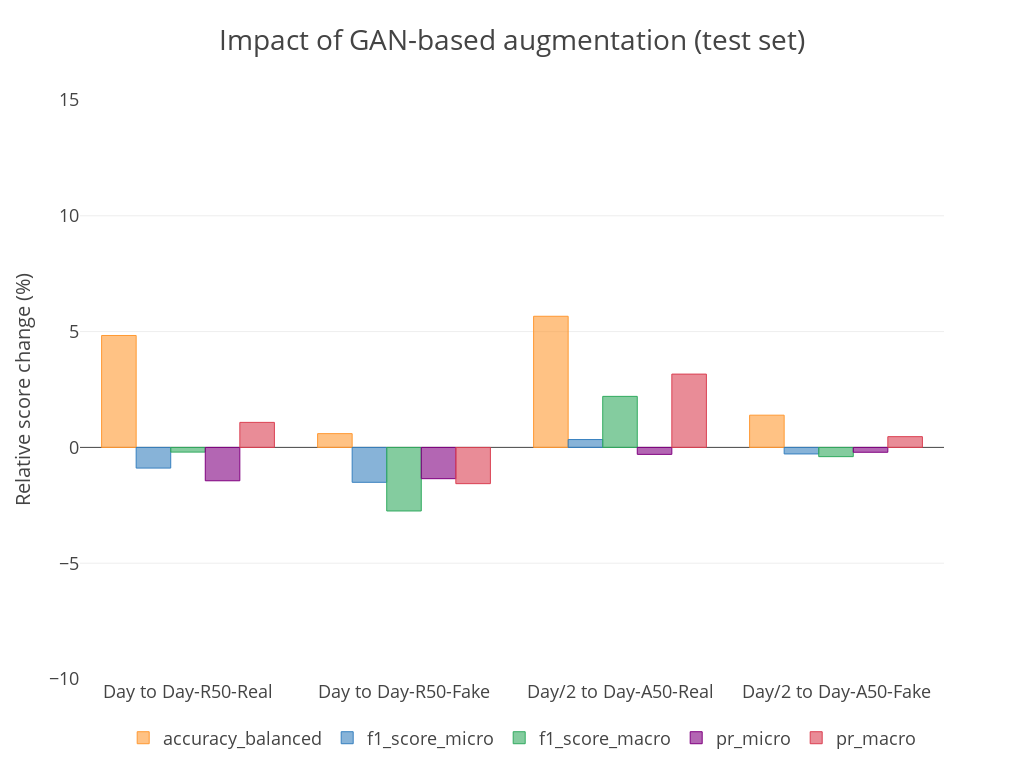

Notebook code cell kept with this figure:
### Code cell
df_cursplit_diff_rel.trial = df_cursplit_diff_rel.trial.map({"train_A_over": "train_A_over", "train_B_over": "train_B_over", "train_C_over": "Day to Day-R50-Real", "train_A_over_ganaug_025": "train_A_over_ganaug_025", "train_A_over_ganaug_050": "Day to Day-R50-Fake", "train_B_over_ganaug_025": "train_B_over_ganaug_025", "train_A_over_ganaug_050_augonlyasbase": "train_A_over_ganaug_050_augonlyasbase"})
if additional_subtract_from_AUGONLYASBASE_for_plot:
    df_cursplit_diff_rel_aoab.trial = df_cursplit_diff_rel_aoab.trial.map({"train_A_over": "train_A_over", "train_B_over": "train_B_over", "train_C_over": "Day/2 to Day-A50-Real", "train_A_over_ganaug_025": "train_A_over_ganaug_025", "train_A_over_ganaug_050": "Day/2 to Day-A50-Fake", "train_B_over_ganaug_025": "train_B_over_ganaug_025", "train_A_over_ganaug_050_augonlyasbase": "train_A_over_ganaug_050_augonlyasbase"})
    df_cursplit_diff_rel = pd.concat([df_cursplit_diff_rel, df_cursplit_diff_rel_aoab], axis = 0).reset_index(drop = True)

layout["title"] = "Impact of GAN-based augmentation (test set)"
layout["yaxis"]["title"] = "Relative score change (%)"

run = "clear_cloudy_merged" 
df_cursplit_diff_rel_plot = df_cursplit_diff_rel.copy()
df_cursplit_diff_rel_plot = df_cursplit_diff_rel_plot.loc[df_cursplit_diff_rel_plot.run == run, :].reset_index(drop=True)
df_cursplit_diff_rel_plot = df_cursplit_diff_rel_plot.loc[1:df_cursplit_diff_rel_plot.shape[0], :]
df_cursplit_diff_rel_plot = df_cursplit_diff_rel_plot.loc[df_cursplit_diff_rel_plot.trial.isin(["Day to Day-R50-Real", "Day to Day-R50-Fake", "Day/2 to Day-A50-Real", "Day/2 to Day-A50-Fake"]), :].reset_index(drop=True)
df_cursplit_diff_rel_plot = df_cursplit_diff_rel_plot.set_index(["trial"]).loc[:, metrics2print]

fig = df_cursplit_diff_rel_plot.iplot(kind = "bar", y = ["accuracy_balanced", "f1_score_micro", "f1_score_macro", "pr_micro", "pr_macro"], layout = layout, asFigure = True)
py.offline.iplot(fig, show_link = False, config = config)

### Figure 1 — Plotly figure (JSON) as saved in the notebook; plotly's stock layout.template omitted (floating-point values rounded to 4 significant figures)
{"data": [{"marker": {"color": "rgba(255, 153, 51, 0.6)", "line": {"color": "rgba(255, 153, 51, 1.0)", "width": 1}}, "name": "accuracy_balanced", "orientation": "v", "text": "", "type": "bar", "uid": "111b3dc5-e11f-411b-b2b3-9e5ac3c99bf9", "x": ["Day to Day-R50-Real", "Day to Day-R50-Fake", "Day/2 to Day-A50-Real", "Day/2 to Day-A50-Fake"], "y": [4.832, 0.5946, 5.662, 1.391]}, {"marker": {"color": "rgba(55, 128, 191, 0.6)", "line": {"color": "rgba(55, 128, 191, 1.0)", "width": 1}}, "name": "f1_score_micro", "orientation": "v", "text": "", "type": "bar", "uid": "03eb2ee9-e34d-4c18-95af-422c184a2ba9", "x": ["Day to Day-R50-Real", "Day to Day-R50-Fake", "Day/2 to Day-A50-Real", "Day/2 to Day-A50-Fake"], "y": [-0.8929, -1.507, 0.339, -0.2825]}, {"marker": {"color": "rgba(50, 171, 96, 0.6)", "line": {"color": "rgba(50, 171, 96, 1.0)", "width": 1}}, "name": "f1_score_macro", "orientation": "v", "text": "", "type": "bar", "uid": "f278bf2b-aefb-443b-ad72-15278a227c7c", "x": ["Day to Day-R50-Real", "Day to Day-R50-Fake", "Day/2 to Day-A50-Real", "Day/2 to Day-A50-Fake"], "y": [-0.2034, -2.745, 2.204, -0.3993]}, {"marker": {"color": "rgba(128, 0, 128, 0.6)", "line": {"color": "rgba(128, 0, 128, 1.0)", "width": 1}}, "name": "pr_micro", "orientation": "v", "text": "", "type": "bar", "uid": "9919ad03-40ef-4eed-8092-bd65f1934dce", "x": ["Day to Day-R50-Real", "Day to Day-R50-Fake", "Day/2 to Day-A50-Real", "Day/2 to Day-A50-Fake"], "y": [-1.441, -1.35, -0.301, -0.2094]}, {"marker": {"color": "rgba(219, 64, 82, 0.6)", "line": {"color": "rgba(219, 64, 82, 1.0)", "width": 1}}, "name": "pr_macro", "orientation": "v", "text": "", "type": "bar", "uid": "f1b9d8e3-8cc0-4e88-8e85-93a9d8b5fc80", "x": ["Day to Day-R50-Real", "Day to Day-R50-Fake", "Day/2 to Day-A50-Real", "Day/2 to Day-A50-Fake"], "y": [1.08, -1.566, 3.165, 0.4642]}], "layout": {"height": 768, "legend": {"font": {"size": 18}, "orientation": "h", "x": 0.05, "y": -0.07}, "title": {"font": {"size": 28}, "text": "Impact of GAN-based augmentation (test set)"}, "width": 1024, "xaxis": {"tickfont": {"size": 18}}, "yaxis": {"dtick": 5, "range": [-10, 15], "tickfont": {"size": 18}, "title": {"font": {"size": 20}, "text": "Relative score change (%)"}}}}
